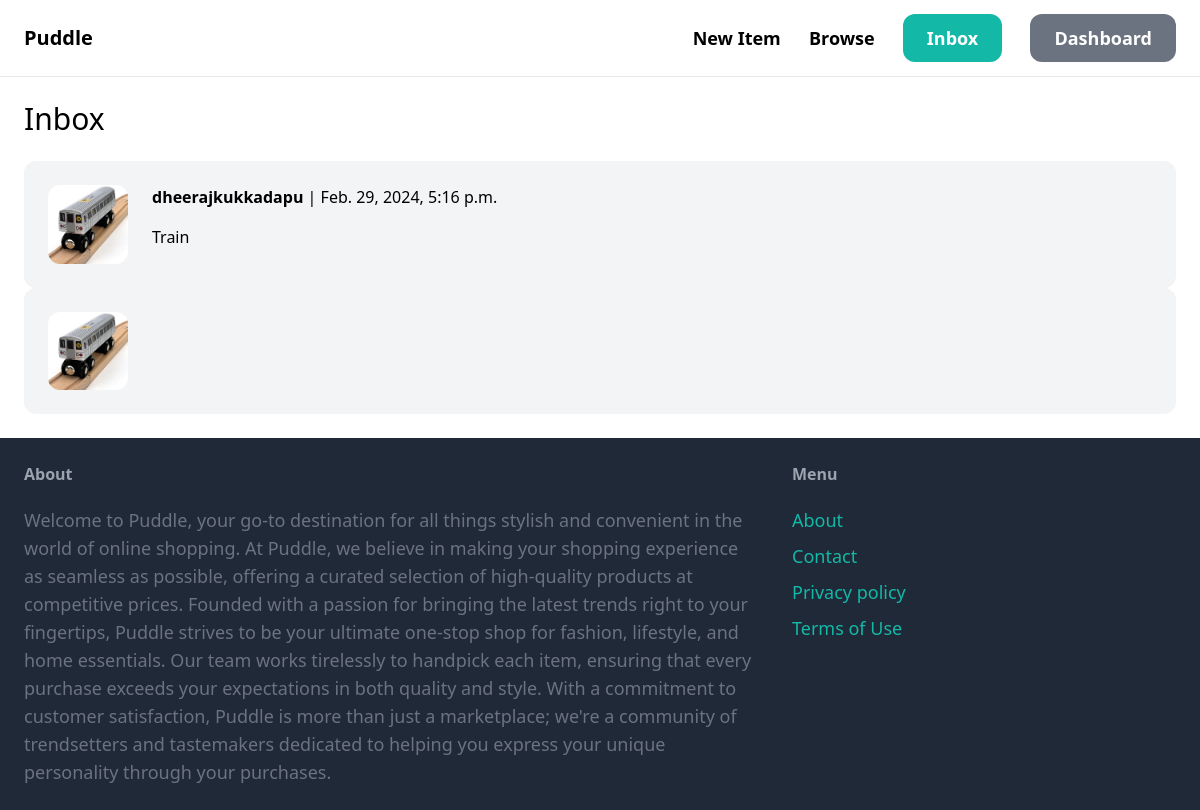
The page /conversation/inbox/ (signed in) on the database its author committed.
### conversation/models.py (models this page shows)
class Conversation(models.Model):
    item = models.ForeignKey(Item, related_name='conversations', on_delete=models.CASCADE)
    members = models.ManyToManyField(User, related_name='conversations')
    created_at = models.DateTimeField(auto_now_add=True)
    modified_at = models.DateTimeField(auto_now=True)
    class Meta:
        ordering = ('-modified_at',)

### item/models.py (models this page shows, shortened)
class Item(models.Model):
    category = models.ForeignKey(Category, related_name='items', on_delete=models.CASCADE)
    name = models.CharField(max_length=255)
    description = models.TextField(blank=True, null=True)
    price = models.FloatField()
    image = models.ImageField(blank=True, null=True,upload_to='item_images')
    is_sold = models.BooleanField(default=False)
    created_by = models.ForeignKey(User,related_name='items',on_delete=models.CASCADE)
    created_at = models.DateTimeField(auto_now_add=True)

### conversation/views.py (the view)
# urls.py: path('inbox/', views.inbox, name='inbox'),
@login_required
def inbox(request):
    conversations = Conversation.objects.filter(members__in=[request.user.id])
    return render(request, 'conversation/inbox.html',{'conversations': conversations})

### conversation/templates/conversation/inbox.html (shortened to what this page needs)
{% extends 'core/base.html' %}
{% block content %}
<h1 class="mb-6 text-3xl">Inbox</h1>
<div class="space-y-6">
    {% for conversation in conversations %}
        <a href="{% url 'conversation:detail' conversation.id %}">
            <div class="p-6 flex bg-gray-100 rounded-xl">
                <div class="pr-6">
                    <img src="{{ conversation.item.image.url }}" class="w-20 rounded-xl">
                </div>
                <div>
                    {% for member in conversation.members.all%}
                        {% if member != request.user %}
                            <p class="mb-4"> <strong> {{ member.username }}</strong> | {{ conversation.modified_at}}</p>
                            <p>{{ conversation.item.name }}</p>
                        {% endif %}
                    {% endfor %}
                </div>
            </div>
        </a>
    {% endfor %}
</div>
{% endblock %}

### rows shown on the page
Conversation: item.image (picture), modified_at "Feb. 29, 2024, 5:16 p.m.", item.name "Train"
Conversation: item.image (picture)

### other values the page prints
{{ member.username }} "dheerajkukkadapu"
